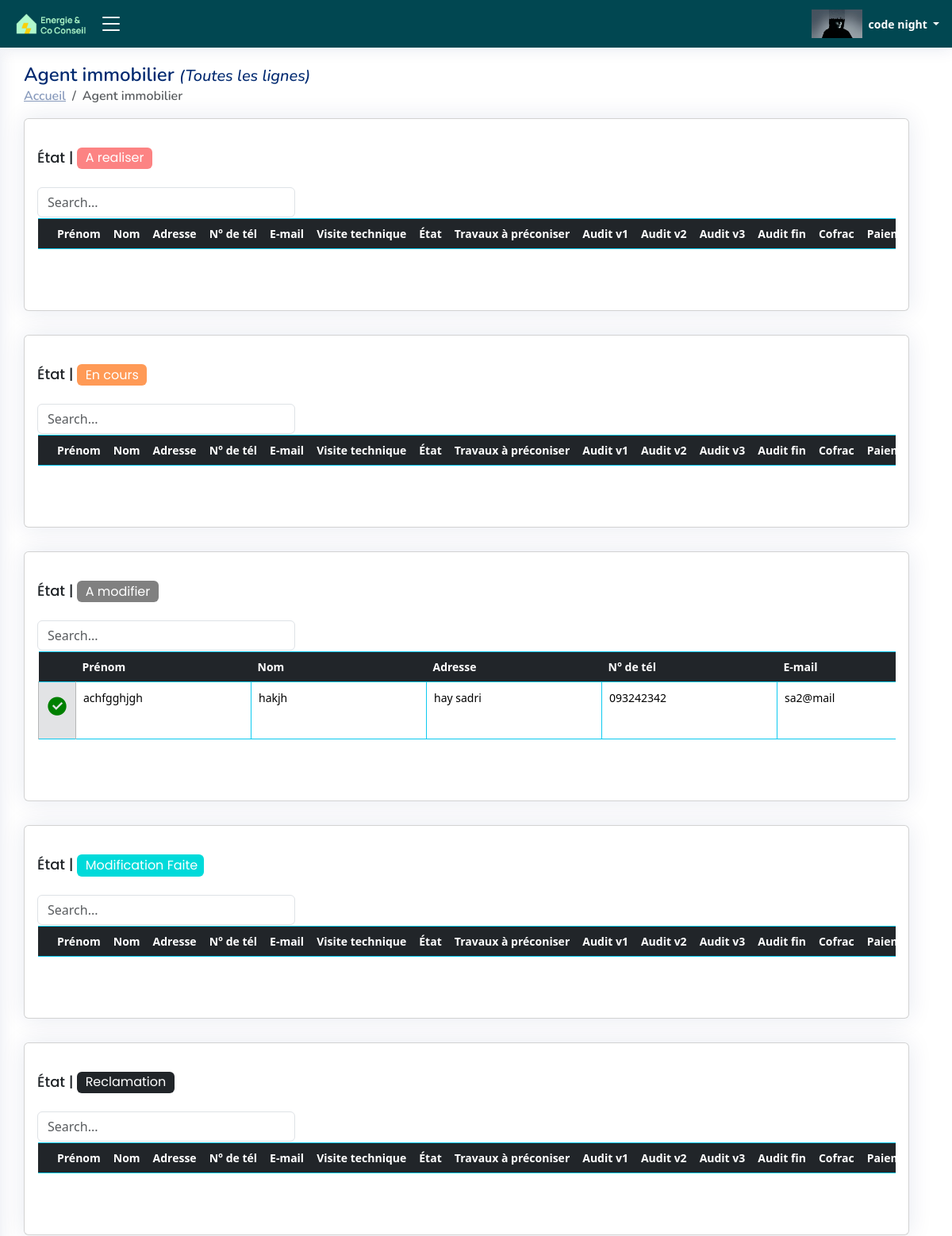
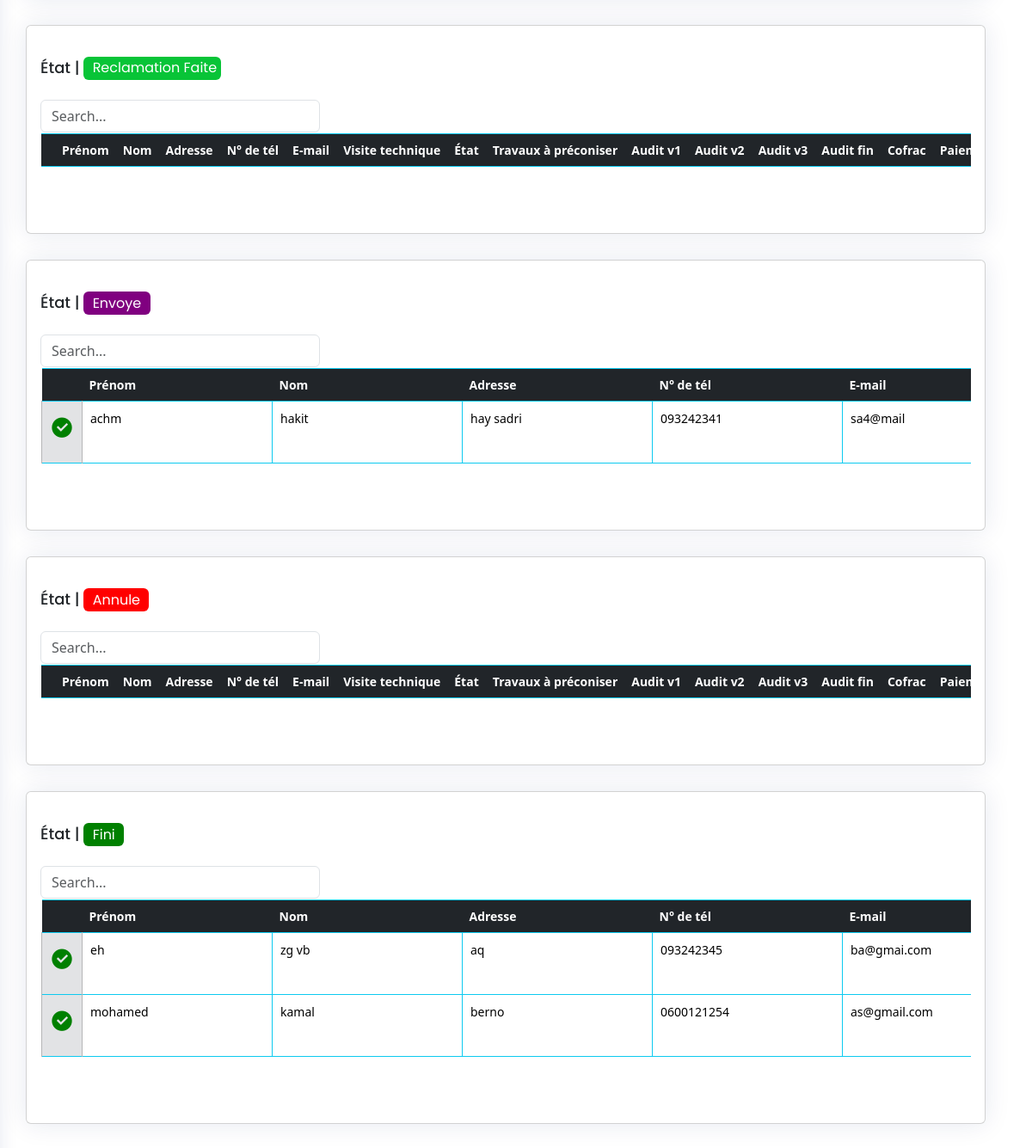
The page /AI_audit_ALL/ (signed in) on the database its author committed (2 pictures, top to bottom).
### ERapp/models.py (models this page shows, shortened)
class USER(AbstractBaseUser, PermissionsMixin):
    email = models.EmailField(unique=True)
    first_name = models.CharField(max_length=30, blank=True, null=True)
    last_name = models.CharField(max_length=30, blank=True, null=True)
    role = models.CharField(max_length=255, blank=True, null=True)
    agent = models.CharField(max_length=30, blank=True, null=True)
    num = models.CharField(max_length=30, blank=True, null=True)
    is_active = models.BooleanField(default=True)
    is_staff = models.BooleanField(default=False)
    is_superuser = models.BooleanField(default=False)
    profile_pic = models.ImageField(blank=True, upload_to='uploads/profilePic',default='uploads/default_user_avatar.png')
    date_joined = models.DateTimeField(default=timezone.now)
    last_login = models.DateTimeField(blank=True, null=True)
    user_id = models.CharField(max_length=255,blank=True, null=True)
    auditeur = models.BooleanField(default=False)
    be = models.BooleanField(default=False)
    ai = models.BooleanField(default=False)
    com_name = models.CharField(max_length=255,blank=True, null=True)
    objects = CustomUserManager()
    USERNAME_FIELD = 'email'
    REQUIRED_FIELDS = ['first_name', 'last_name']

class TableData001(models.Model):
    cell_id = models.CharField(max_length=255,blank=True)
    firstname = models.CharField(max_length=255,blank=True)
    lastname = models.CharField(max_length=255,blank=True)
    address = models.CharField(max_length=255,blank=True)
    email = models.CharField(max_length=255,blank=True)
    num = models.CharField(max_length=255,blank=True)
    precaite = models.CharField(max_length=255,blank=True)
    vt = models.FileField(upload_to='uploads/files',blank=True)
    etat_vt = models.CharField(default="En cours",max_length=255,blank=True)
    etat = models.CharField(default="A realiser",max_length=255,blank=True)
    tp = models.CharField(max_length=255,blank=True)
    auditV1 = models.FileField(upload_to='uploads/files/%Y/%m/%d/',blank=True)
    auditV2 = models.FileField(upload_to='uploads/files/%Y/%m/%d/',blank=True)
    auditV3 = models.FileField(upload_to='uploads/files/%Y/%m/%d/',blank=True)
    cofrac = models.CharField(max_length=255,blank=True)
    paiement = models.BooleanField(default=False)
    auditeur = models.CharField(max_length=255,blank=True)
    agent= models.CharField(max_length=255,blank=True,null=True)
    bureau_d_etude = models.CharField(max_length=255,blank=True,null=True)
    be = models.BooleanField(default=False)
    ai = models.BooleanField(default=False)
    creation_time = models.DateTimeField(auto_now_add=True, blank = True)
    Envoye_time = models.DateTimeField(null=True, blank=True, default=None)
    Envoye_time_checker = models.BooleanField(default=False)
    Envoye_by_user= models.CharField(max_length=255,blank=True,null=True)
    fini_time = models.DateTimeField(null=True, blank=True, default=None)
    fini_time_checker = models.BooleanField(default=False)
    fini_by_user=models.CharField(max_length=255,blank=True,null=True)
    Modification_Faite_time = models.DateTimeField(null=True, blank=True, default=None)
    Modification_Faite_time_checker = models.BooleanField(default=False)
    Modification_Faite_time_checker_2 = models.BooleanField(default=False)
    Modification_Faite_by_user=models.CharField(max_length=255,blank=True,null=True)

### ERapp/views.py (the view)
# urls.py: path('AI_audit_ALL/',AI_audit_ALL ,name="AI_audit_ALL"),
@login_required
def AI_audit_ALL(request): # add row (,firstname,lastname,addressm,num,etat,tp,cofrac,paiment,agent,)
    redirect_page="/AI_audit_ALL/"
    html_page="AI_audit_ALL.html"
    list=audit_pages(request,redirect_page,html_page)
    return render(request, f"html/{html_page}", list)

### ERapp/templates/html/AI_audit_ALL.html (shortened to what this page needs)
{% load static %}
{% load l10n %}
{% load humanize %}
<!DOCTYPE html>
<html lang="fr">
<head>
  <link rel="stylesheet" href="https://cdnjs.cloudflare.com/ajax/libs/font-awesome/5.15.3/css/all.min.css">
  <link href="{% static 'css/style.css' %}" rel="stylesheet" type="text/css">
  <link href="{% static 'vendor/bootstrap/css/bootstrap.min.css' %}" rel="stylesheet">
  <link href="{% static 'vendor/bootstrap-icons/bootstrap-icons.css' %}" rel="stylesheet">
  <link href="{% static 'vendor/boxicons/css/boxicons.min.css' %}" rel="stylesheet">
  <link href="{% static 'vendor/quill/quill.snow.css' %}" rel="stylesheet">
  <link href="{% static 'vendor/quill/quill.bubble.css' %}" rel="stylesheet">
  <link href="{% static 'vendor/remixicon/remixicon.css' %}" rel="stylesheet">
  <link href="{% static 'vendor/simple-datatables/style.css' %}" rel="stylesheet">
</head>
<body onload="load()">
  {% if user.is_authenticated  and "auditeur" in user.role  %}
  <header id="header" class="header fixed-top d-flex align-items-center">
    <div class="d-flex align-items-center justify-content-between logo_with_button" >
      <a href="{% url 'main_page' %}"  class="logo d-flex align-items-center">
        <img src="{% static 'image\logo.png' %}" alt="" >
      </a>
      <i class="bi bi-list toggle-sidebar-btn " id="click_side_bar"></i>
    </div>
    <nav class="header-nav ms-auto">
      <ul class="d-flex align-items-center">
        <li class="nav-item dropdown pe-3">
          <a class="nav-link nav-profile d-flex align-items-center pe-0" href="#" data-bs-toggle="dropdown">
            <img src="{{ user.profile_pic.url }}"  alt="Image">
            <span class="d-none d-md-block dropdown-toggle ps-2">{{ user.first_name }} {{ user.last_name }} </span>
          </a>
        </li>
      </ul>
    </nav>
  </header>
  <main id="main" class="main">
    <div class="pagetitle">
      <h1>Agent immobilier <i class="h5">(Toutes les lignes)</i></h1>
      <nav>
        <ol class="breadcrumb">
          <li class="breadcrumb-item"><a href="{% url 'main_page' %}">Accueil</a></li>
          <li class="breadcrumb-item active">Agent immobilier</li>
        </ol>
      </nav>
    </div>
    <section class="section dashboard">
      <div class="row">
            {% for k  in table_index %}
            <div class="row">
              <div class="col-12">
                <div class="card recent-sales">
                  <div class="card-body">
                    <h5 class="card-title">État | <span class="badge" data-badge="{{k.state}}"> {{k.state}}</span> </h5>
                    <input class="form-control" type="text" id="filterInput_{{ k.index }}" placeholder="Search..." style="width:30%;min-width:100px;">
                      <div class="overflow-auto" style="padding:1px;">
                      <form method="post"  enctype="multipart/form-data" id="myForm" >
                      <table class="table  table-hover   table-bordered  table-borderless border-info " id="tableDATA_{{k.index}}" cellspacing="0" >
                          <thead class="table-dark border-info">
                            <th class="fixed-column" ></th>
                            <th onclick="sortTable('tableDATA_{{k.index}}',1)">Prénom</th>
                            <th onclick="sortTable('tableDATA_{{k.index}}',2)">Nom</th>
                            <th onclick="sortTable('tableDATA_{{k.index}}',3)" >Adresse </th>
                            <th onclick="sortTable('tableDATA_{{k.index}}',4)">N° de tél</th>
                            <th onclick="sortTable('tableDATA_{{k.index}}',5)">E-mail</th>
                            <th colspan=2>Visite technique</th>
                            <th >État</th>
                            <th onclick="sortTable('tableDATA_{{k.index}}',9)">Travaux à préconiser</th>
                            <th>Audit v1</th>
                            <th>Audit v2</th>
                            <th>Audit v3</th>
                            <th>Audit fin</th>
                            <th onclick="sortTable('tableDATA_{{k.index}}',14)">Cofrac</th>
                            <th >Paiement</th>
                          </thead>
                          <tbody id="myTable_{{k.index}}" >
                            {% for item in data %}
                            {% if item.etat == k.state and item.ai == True %}
                              <tr id="tr_{{ item.cell_id }}">
                                <td class="fixed-column table-secondary"><button  class="button_table_data" onclick="submitForm__01('{{item.cell_id}}','1','{{redirect_next_page}}','send_data')" type="button" id="table{{k.index}}_edit_col" name="button_edit_data_on_table" value="{{item.cell_id}}" ><i class="ri-checkbox-circle-fill fa-2x color_green " id="i_for_edit_button"></i></button></td>
                                <td class="td_input_cell" ><input class="input_table_data" type="text" name="table_firstname_{{ item.cell_id }}" id="table{{k.index}}_firstname{{ item.cell_id }}" value="{{ item.firstname }}" ></td>
                                <td class="td_input_cell"><input class="input_table_data" type="text" name="table_lastname_{{ item.cell_id }}" id="table{{k.index}}_lastname{{ item.cell_id }}" value="{{ item.lastname }}"  ></td>
                                <td class="td_input_cell"><input class="input_table_data" type="text" name="table_address_{{ item.cell_id }}" id="table{{k.index}}_address{{ item.cell_id }}" value="{{ item.address }}"  ></td>
                                <td class="td_input_cell"><input class="input_table_data" type="text" name="table_num_{{ item.cell_id }}" id="table{{k.index}}_num{{ item.cell_id }}" value="{{ item.num }}"  ></td>
                                <td class="td_input_cell"><input class="input_table_data" type="text" name="table_email_{{ item.cell_id }}" id="table{{k.index}}_email{{ item.cell_id }}" value="{{ item.email }}"  ></td>
                              </tr>
                              {% endif %}
                              {% endfor %}
                          </tbody>
                      </table>
                  </form>
                </div>
                  </div>
                </div>
              </div>
            </div>
            {% endfor %}
      </div>
    </section>
  </main>
  {% else %}
  <script>
    window.location.href = "{% url 'not_logged_in' %}";
  </script>
  {% endif %}
</body>
</html>

### rows shown on the page
USER: profile_pic (picture), first_name "code", last_name "night"
TableData001: firstname "achfgghjgh", lastname "hakjh", address "hay sadri", num "093242342", email "sa2@mail"
TableData001: firstname "achm", lastname "hakit", address "hay sadri", num "093242341", email "sa4@mail"
TableData001: firstname "eh", lastname "zg vb", address "aq", num "093242345", email "ba@gmai.com"
TableData001: firstname "mohamed", lastname "kamal", address "berno", num "0600121254", email "as@gmail.com"

### other values the page prints
{{ k.state }} "A realiser" "En cours" "A modifier" "Modification Faite" "Reclamation" "Reclamation Faite" "Envoye" "Annule" "Fini"
